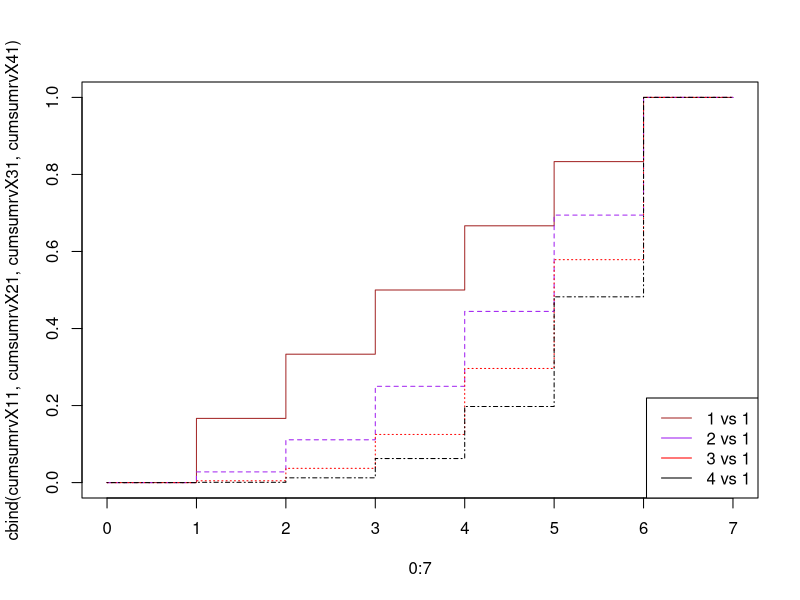
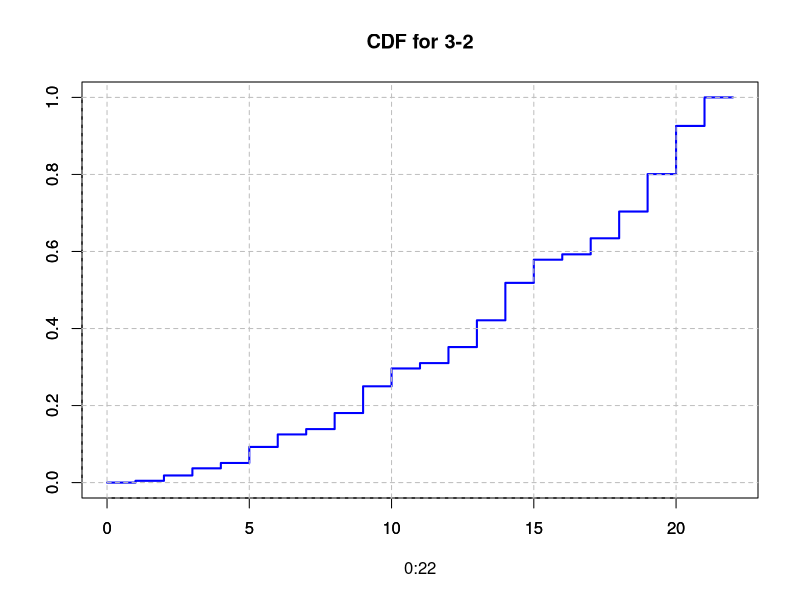
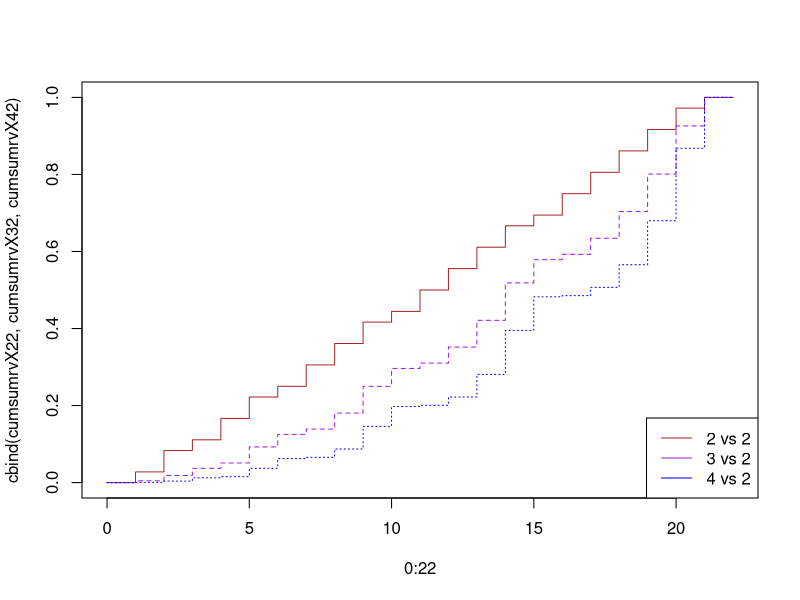
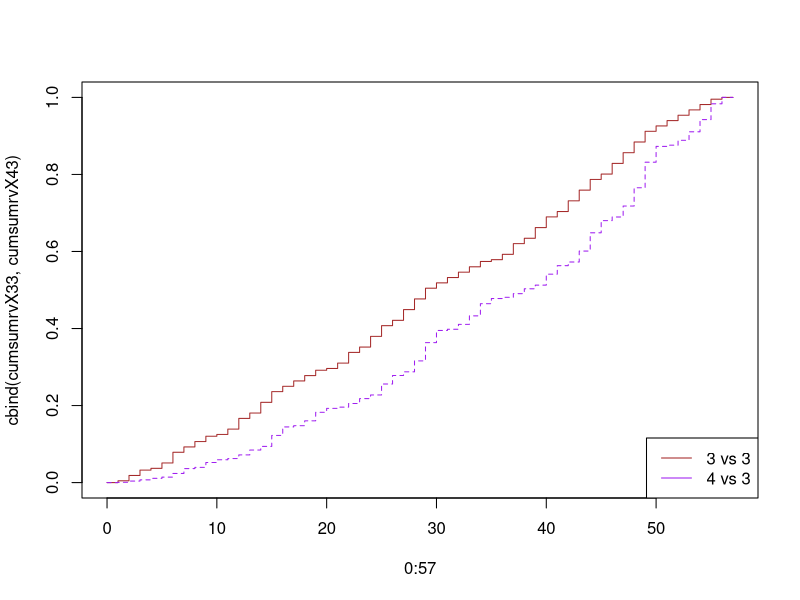
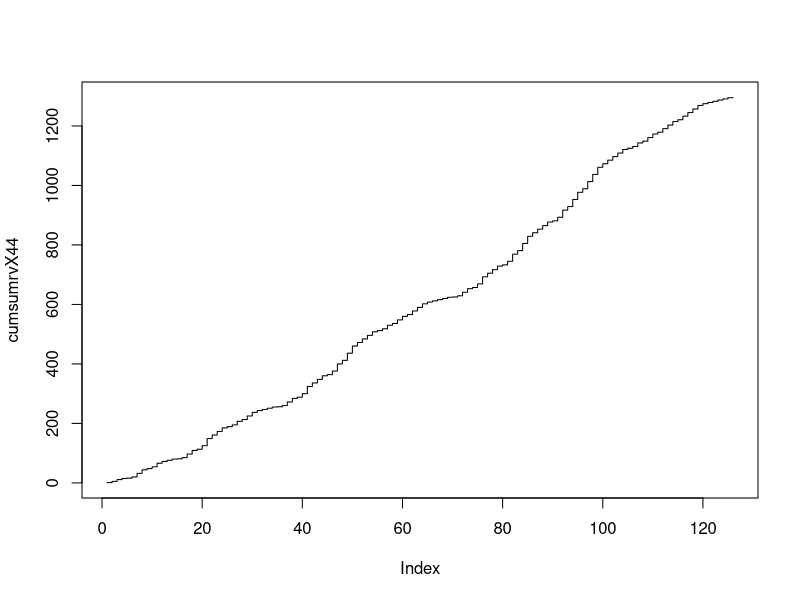
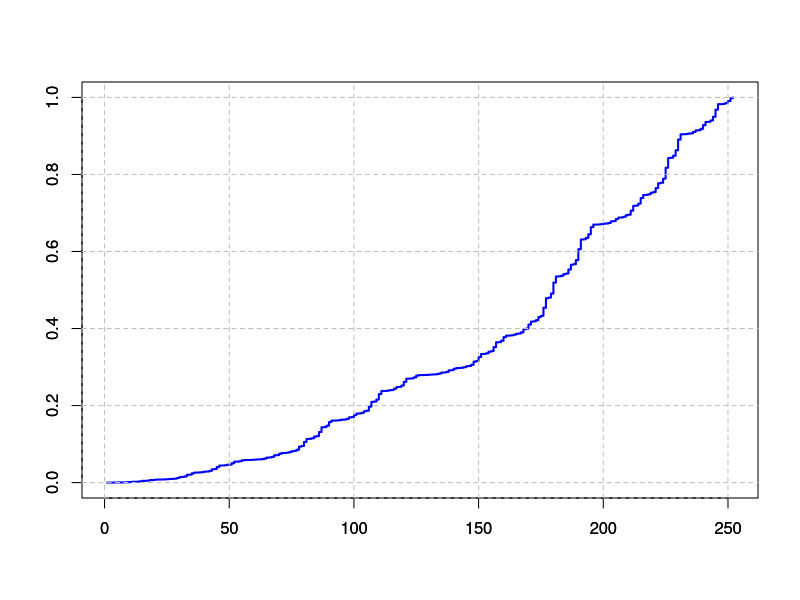

Here is the R script that generated these plots, in order:
#library(ggplot2) 

# Random variable X ordenado por combinaciones 1-1, 2-1, 2-2, ....
# CDF

# Scenario (n vs 1)
cumsumrvX11 <- c(0, 1, 2, 3, 4, 5, 6, 6) / 6
cumsumrvX21 <- c(0, 1, 4, 9, 16, 25, 36, 36) / 36
cumsumrvX31 <- c(0, 1, 8, 27, 64, 125, 216, 216) / 216
cumsumrvX41 <- c(0, 1, 16, 81, 256, 625, 1296, 1296) / 1296
matplot(
    0:7, 
    cbind(cumsumrvX11, cumsumrvX21, cumsumrvX31, cumsumrvX41), 
    type='s',
    col = c("brown", "purple", "red", "black"),
    do.points = TRUE, pch = 16,col.points = "blue"
    )
legend("bottomright", legend = c("1 vs 1", "2 vs 1", "3 vs 1", "4 vs 1"), 
        col = c("brown", "purple", "red", "black"),
        lty = 1)
 
mean(c(1, 2, 3, 4, 5, 6))

#
win.graph()
par(mfrow=c(1, 1))
cumsumrvX32 <- c(0, 1, 4, 8, 11, 20, 27, 30, 39, 54, 64, 67, 76, 91, 112, 125, 128, 137, 152, 173, 200, 216, 216) / 216
matplot(
    0:22,
    cumsumrvX32, 
    type='s', lwd = 2, col = "blue", main = "CDF for 3-2", ylab = ""
    )
axis(1, tck = 1, lty = 2, col = "gray")
axis(2, tck = 1, lty = 2, col = "gray")



# Scenario (n vs 2)
cumsumrvX22 <- c(0, 1, 3, 4, 6, 8, 9, 11, 13, 15, 16, 18, 20, 22, 24, 25, 27, 29, 31, 33, 35, 36, 36) / 36
cumsumrvX32 <- c(0, 1, 4, 8, 11, 20, 27, 30, 39, 54, 64, 67, 76, 91, 112, 125, 128, 137, 152, 173, 200, 216, 216) / 216
cumsumrvX42 <- c(0, 1, 5, 16, 20, 48, 81, 85, 113, 189, 256, 260, 288, 364, 512, 625, 629, 657, 733, 881, 1125, 1296, 1296) / 1296
color2 <- c("brown", "purple", "blue")
matplot(
    0:22, 
    cbind(cumsumrvX22, cumsumrvX32, cumsumrvX42), 
    type='s',
    col = color2,
    do.points = TRUE, pch = 16,col.points = "blue"
    )
legend("bottomright", legend = c("2 vs 2", "3 vs 2", "4 vs 2"), 
        col = color2,
        lty = 1)


# Scenario (n vs 3)
cumsumrvX33 <- c(0, 1, 4, 7, 8, 11, 17, 20, 23, 26, 27, 30, 36, 39, 45, 51, 54, 57, 60, 63, 64, 67, 73, 76, 82, 88, 91, 97, 103, 109, 112, 115, 118, 121, 124, 125, 128, 134, 137, 143, 149, 152, 158, 164, 170, 173, 179, 185, 191, 197, 200, 203, 206, 209, 212, 215, 216, 216) / 216
cumsumrvX43 <- c(0, 1, 5, 9, 14, 18, 30, 46, 50, 66, 75, 79, 91, 107, 119, 155, 183, 187, 203, 231, 244, 248, 260, 276, 288, 324, 352, 364, 400, 460, 500, 504, 520, 548, 588, 605, 609, 621, 637, 649, 685, 713, 725, 761, 821, 861, 873, 909, 969, 1053, 1105, 1109, 1125, 1153, 1193, 1245, 1266, 1266) / 1266
matplot(
    0:57,
    cbind(cumsumrvX33, cumsumrvX43), 
    type='s',
    col = c("brown", "purple"),
    do.points = TRUE, pch = 16,col.points = "blue"
    )
legend("bottomright", legend = c("3 vs 3", "4 vs 3"), 
        col = c("brown", "purple"),
        lty = 1)



# Scenario (4 vs 4)
cumsumrvX44 <- c(1, 5, 11, 15, 16, 20, 32, 44, 48, 54, 66, 72, 76, 80, 81, 85, 97, 109, 113, 125, 149, 161, 173, 185, 189, 195, 207, 213, 225, 237, 243, 247, 251, 255, 256, 260, 272, 284, 288, 300, 324, 336, 348, 360, 364, 376, 400, 412, 436, 460, 472, 484, 496, 508, 512, 518, 530, 536, 548, 560, 566, 578, 590, 602, 608, 612, 616, 620, 624, 625, 629, 641, 653, 657, 669, 693, 705, 717, 729, 733, 745, 769, 781, 805, 829, 841, 853, 865, 877, 881, 893, 917, 929, 953, 977, 989, 1013, 1037, 1061, 1073, 1085, 1097, 1109, 1121, 1125, 1131, 1143, 1149, 1161, 1173, 1179, 1191, 1203, 1215, 1221, 1233, 1245, 1257, 1269, 1275, 1279, 1283, 1287, 1291, 1295, 1296)
plot(cumsumrvX44, type='s')

# Scenario (5 vs 7)
cumsumrvX75 <- c(1, 8, 29, 64, 99, 128, 135, 177, 282, 422, 576, 597, 702, 912, 1248, 1283, 1423, 1808, 1843, 2088, 2187, 2194, 2236, 2341, 2481, 2635, 2677, 2887, 3307, 3979, 4084, 4504, 5659, 5799, 6779, 7290, 7311, 7416, 7626, 7962, 8067, 8487, 9642, 9852, 11322, 12393, 12428, 12568, 12953, 13093, 14073, 15228, 15263, 15508, 16173, 16384, 16391, 16433, 16538, 16678, 16832, 16874, 17084, 17504, 18176, 18281, 18701, 19856, 19996, 20976, 21487, 21529, 21739, 22159, 22831, 23041, 23881, 26191, 26611, 29551, 31693, 31798, 32218, 33373, 33793, 36733, 40198, 40338, 41318, 43978, 45056, 45077, 45182, 45392, 45728, 45833, 46253, 47408, 47618, 49088, 50159, 50264, 50684, 51839, 52259, 55199, 58664, 58874, 60344, 64334, 66560, 66595, 66735, 67120, 67260, 68240, 69395, 69535, 70515, 73175, 75520, 75555, 75800, 76465, 77760, 78125, 78132, 78174, 78279, 78419, 78573, 78615, 78825, 79245, 79917, 80022, 80442, 81597, 81737, 82717, 83228, 83270, 83480, 83900, 84572, 84782, 85622, 87932, 88352, 91292, 93434, 93539, 93959, 95114, 95534, 98474, 101939, 102079, 103059, 105719, 106797, 106839, 107049, 107469, 108141, 108351, 109191, 111501, 111921, 114861, 117003, 117213, 118053, 120363, 121203, 127083, 134013, 134433, 137373, 145353, 149805, 149910, 150330, 151485, 151905, 154845, 158310, 158730, 161670, 169650, 176685, 176825, 177805, 180465, 185645, 187500, 187521, 187626, 187836, 188172, 188277, 188697, 189852, 190062, 191532, 192603, 192708, 193128, 194283, 194703, 197643, 201108, 201318, 202788, 206778, 209004, 209109, 209529, 210684, 211104, 214044, 217509, 217929, 220869, 228849, 235884, 236094, 237564, 241554, 249324, 253125, 253160, 253300, 253685, 253825, 254805, 255960, 256100, 257080, 259740, 262085, 262225, 263205, 265865, 271045, 275000, 275035, 275280, 275945, 277240, 279375, 279936)
matplot(cumsumrvX75 / 279936, type='s', 
    lwd = 2, col = "blue", ylab = "")
# grid(nx = 4, ny = 4,
#      lty = 2,      # Grid line type
#      col = "gray", # Grid line color
#      lwd = 1)
axis(1, tck = 1, lty = 2, col = "gray")
axis(2, tck = 1, lty = 2, col = "gray")
